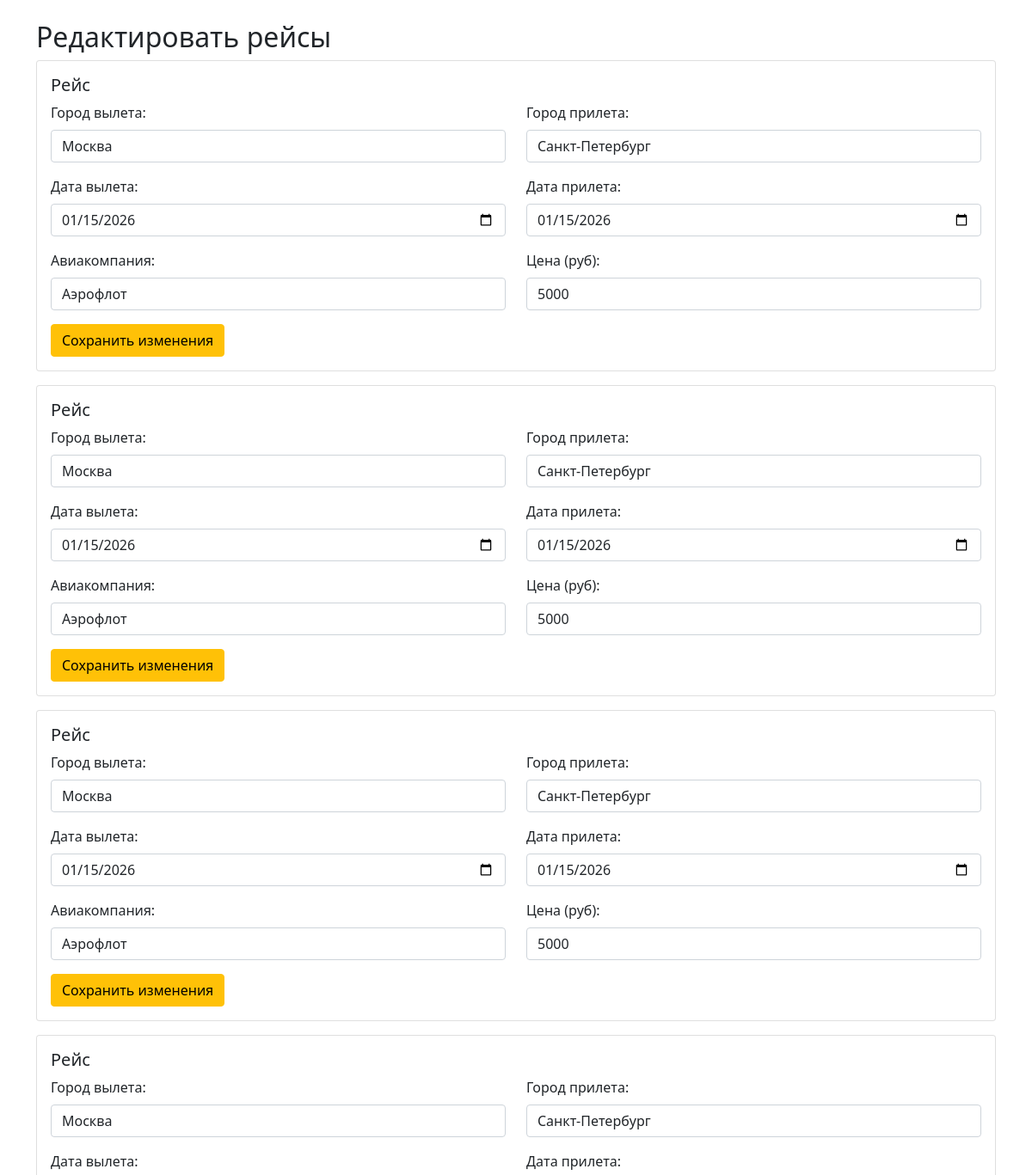
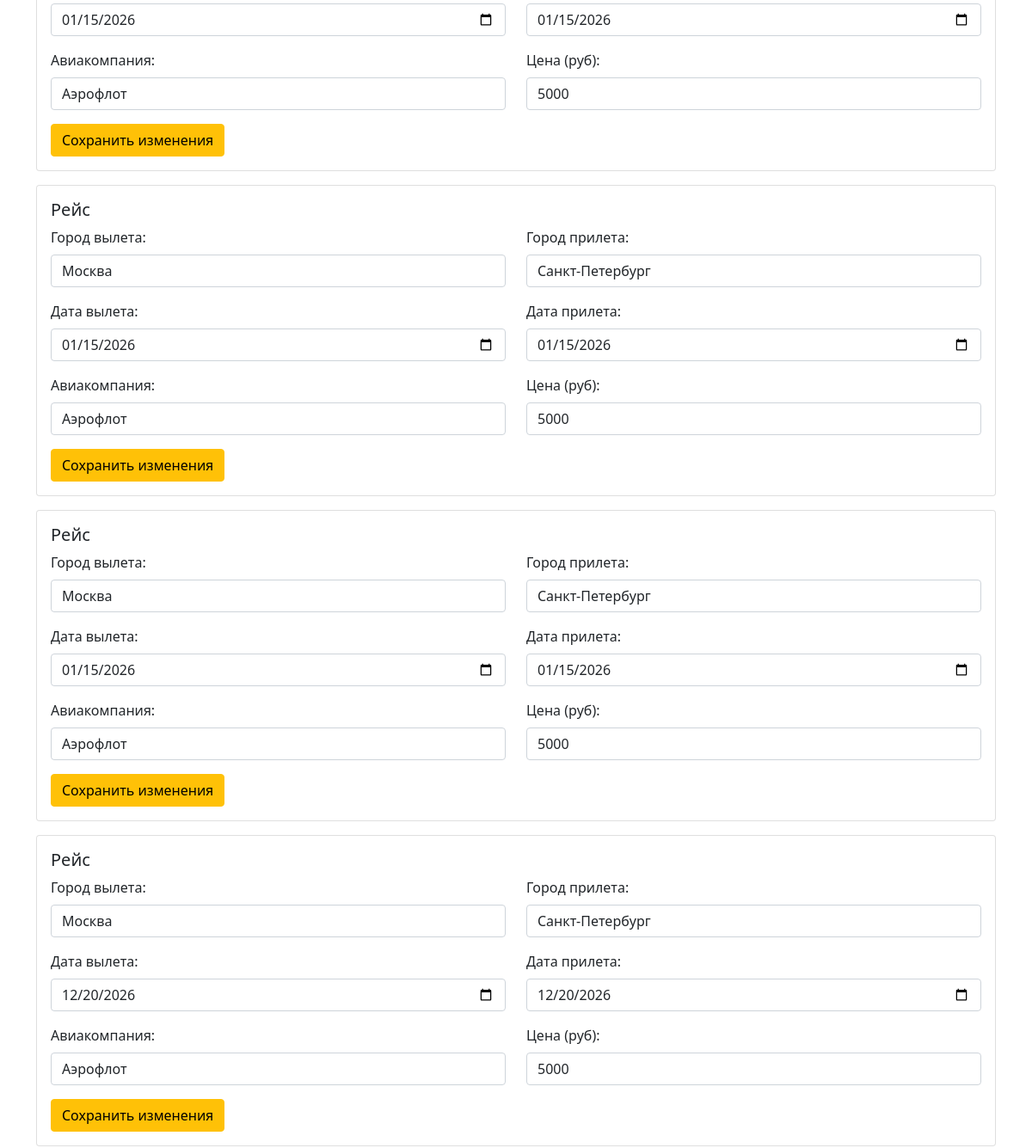
Page /edit_flights (upper part) on the earlier database version (2 pictures, top to bottom).
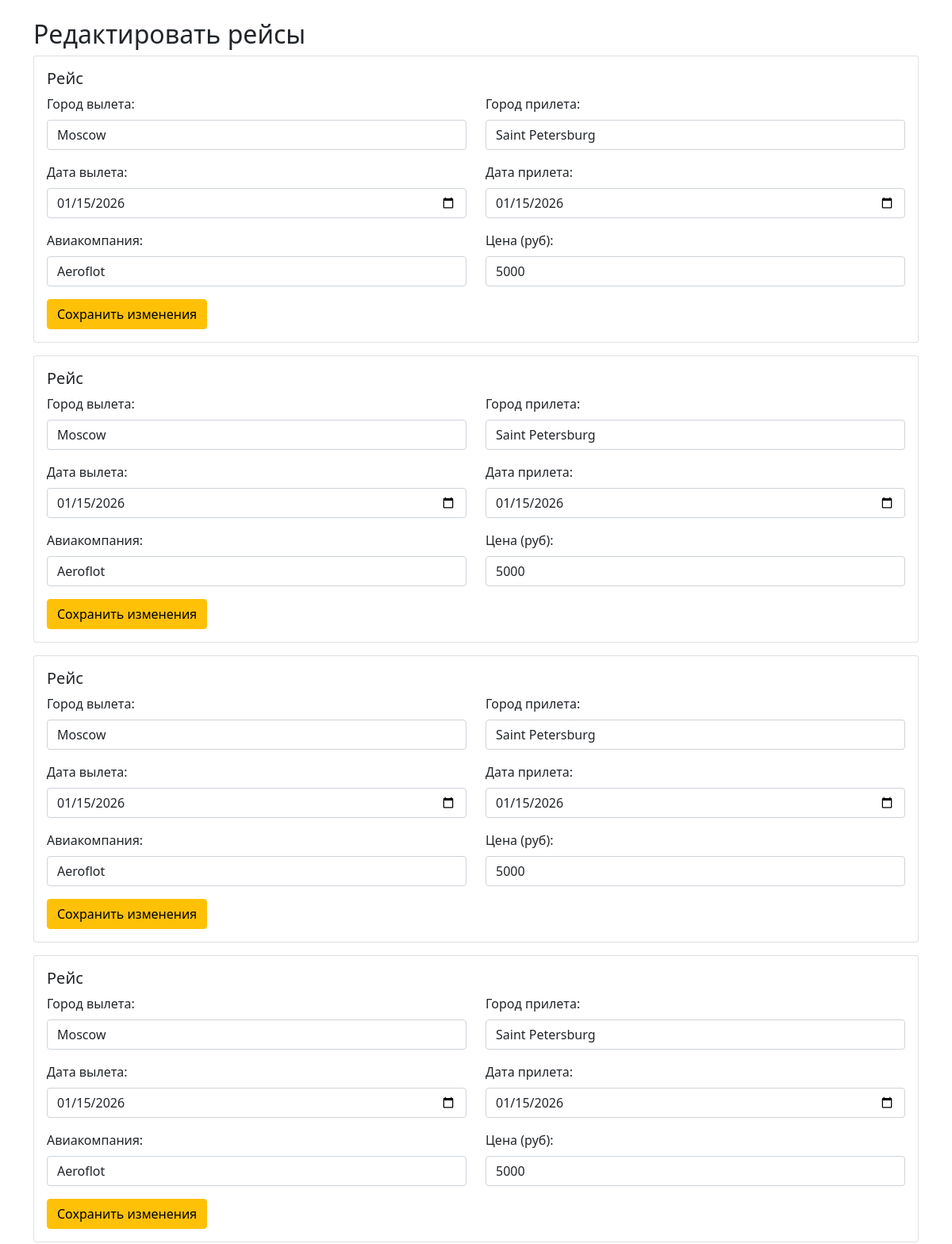
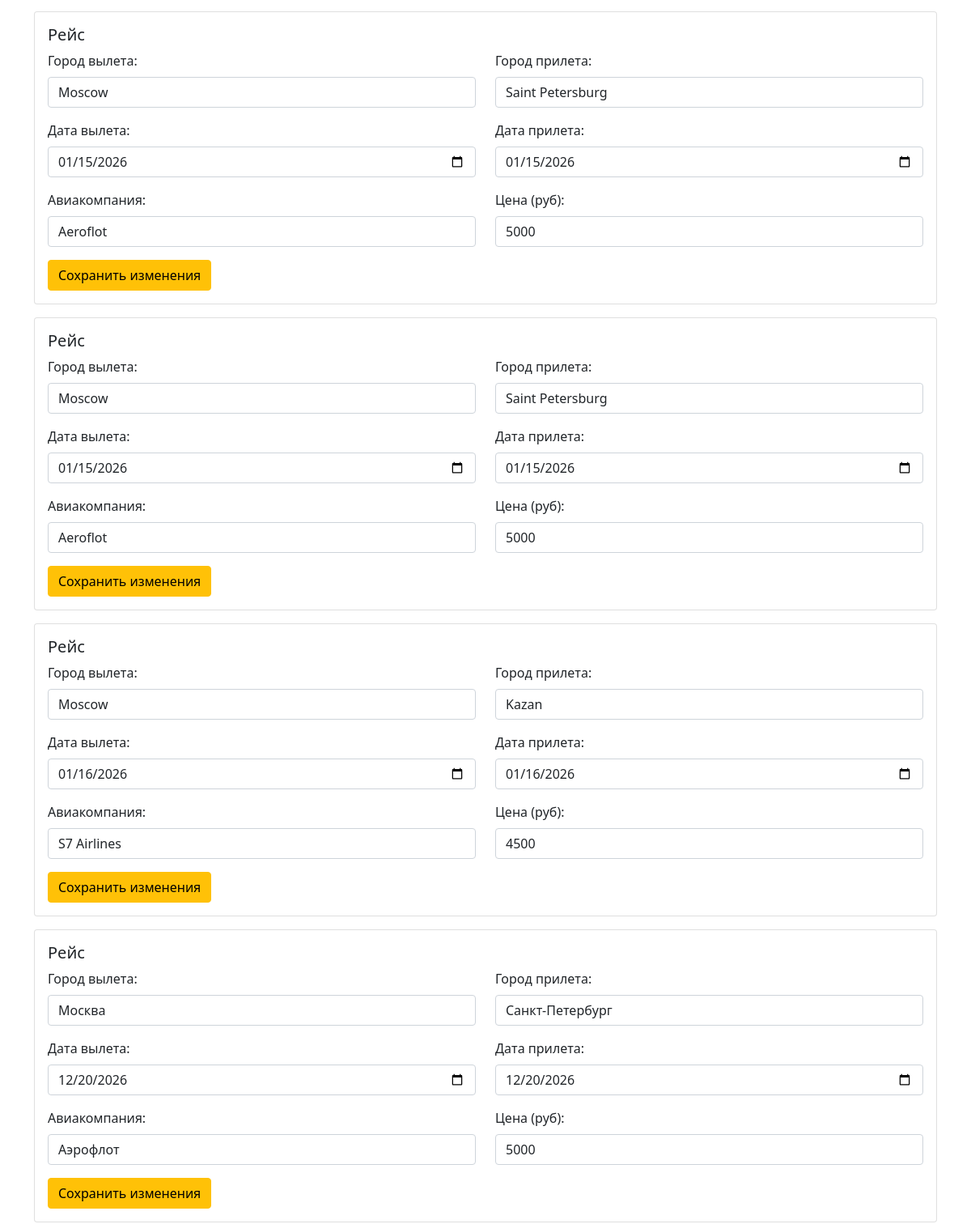
Same page on the later database version (2 pictures, top to bottom).
### tables this page shows
CREATE TABLE flights (
                id INTEGER PRIMARY KEY AUTOINCREMENT,
                departure_city TEXT,    
                arrival_city TEXT,       
                departure_date TEXT,
                arrival_date TEXT,    
                company TEXT,
                price INTEGER
            );

### app.py (the view)
@app.route('/edit_flights', methods=['GET'])
def edit_flights_page():
    return controller_edit_flights()

### app.py (called while the page is built)
@app.before_request
def auto_login():
    if 'user_id' not in session:
        conn = get_db_connection()
        cursor = conn.cursor()
        cursor.execute("SELECT id, fio FROM users WHERE email = 'admin@mail.ru'")
        admin = cursor.fetchone()
        conn.close()
        if admin:
            session['user_id'] = admin['id']
            session['fio'] = admin['fio']
            logger.debug(f"Auto login for user {admin['fio']}")

### controllers.py (called while the page is built)
def get_flights_page(page=0, per_page=10):
    conn = get_db_connection()
    cursor = conn.cursor()
    offset = page * per_page
    cursor.execute('SELECT * FROM flights ORDER BY departure_date, departure_city LIMIT ? OFFSET ?',
                   (per_page, offset))
    flights = cursor.fetchall()
    cursor.execute('SELECT COUNT(*) as total FROM flights')
    total_flights = cursor.fetchone()['total']
    total_pages = (total_flights + per_page - 1) // per_page
    conn.close()
    return flights, total_pages

### createdb.py (called while the page is built)
def get_db_connection():
    conn = sqlite3.connect("database.db")
    conn.row_factory = sqlite3.Row
    return conn

### templates/edit_flights.html (shortened to what this page needs)
<!DOCTYPE html>
<html lang="ru">
<head>
    <link href="https://cdn.jsdelivr.net/npm/bootstrap@5.1.3/dist/css/bootstrap.min.css" rel="stylesheet">
</head>
<body>
    <div class="container mt-4">
        <h2>Редактировать рейсы</h2>
        {% for flight in flights %}
        <form method="POST" action="{{ url_for('edit_flights_process') }}">
            <div class="card mb-3">
                <div class="card-body">
                    <h5 class="card-title">Рейс</h5>
                    <div class="row">
                        <div class="col-md-6">
                            <div class="mb-3">
                                <label class="form-label">Город вылета:</label>
                                <input type="text" name="departure_city" value="{{ flight.departure_city }}" class="form-control" required>
                            </div>
                        </div>
                        <div class="col-md-6">
                            <div class="mb-3">
                                <label class="form-label">Город прилета:</label>
                                <input type="text" name="arrival_city" value="{{ flight.arrival_city }}" class="form-control" required>
                            </div>
                        </div>
                    </div>
                    <div class="row">
                        <div class="col-md-6">
                            <div class="mb-3">
                                <label class="form-label">Дата вылета:</label>
                                <input type="date" name="departure_date" value="{{ flight.departure_date }}" class="form-control" required>
                            </div>
                        </div>
                        <div class="col-md-6">
                            <div class="mb-3">
                                <label class="form-label">Дата прилета:</label>
                                <input type="date" name="arrival_date" value="{{ flight.arrival_date }}" class="form-control" required>
                            </div>
                        </div>
                    </div>
                    <div class="row">
                        <div class="col-md-6">
                            <div class="mb-3">
                                <label class="form-label">Авиакомпания:</label>
                                <input type="text" name="company" value="{{ flight.company }}" class="form-control" required>
                            </div>
                        </div>
                        <div class="col-md-6">
                            <div class="mb-3">
                                <label class="form-label">Цена (руб):</label>
                                <input type="number" name="price" value="{{ flight.price }}" class="form-control" required min="1" max="1000000">
                            </div>
                        </div>
                    </div>
                    <button type="submit" class="btn btn-warning">Сохранить изменения</button>
                </div>
            </div>
        </form>
        {% endfor %}
    </div>
</body>
</html>

Differences in the rows shown:
removed flights: departure_city "Москва", arrival_city "Санкт-Петербург", departure_date "01/15/2026", arrival_date "01/15/2026", company "Аэрофлот", price "5000"
changed flights (number 1 of 8 on the later page): departure_city "Москва" → "Moscow"; arrival_city "Санкт-Петербург" → "Saint Petersburg"; company "Аэрофлот" → "Aeroflot"
changed flights (number 2 of 8 on the later page): departure_city "Москва" → "Moscow"; arrival_city "Санкт-Петербург" → "Saint Petersburg"; company "Аэрофлот" → "Aeroflot"
added flights: departure_city "Moscow", arrival_city "Saint Petersburg", departure_date "01/15/2026", arrival_date "01/15/2026", company "Aeroflot", price "5000"
changed flights (number 4 of 8 on the later page): departure_city "Москва" → "Moscow"; arrival_city "Санкт-Петербург" → "Saint Petersburg"; company "Аэрофлот" → "Aeroflot"
changed flights (number 5 of 8 on the later page): departure_city "Москва" → "Moscow"; arrival_city "Санкт-Петербург" → "Saint Petersburg"; company "Аэрофлот" → "Aeroflot"
changed flights (number 6 of 8 on the later page): departure_city "Москва" → "Moscow"; arrival_city "Санкт-Петербург" → "Saint Petersburg"; company "Аэрофлот" → "Aeroflot"
added flights: departure_city "Moscow", arrival_city "Kazan", departure_date "01/16/2026", arrival_date "01/16/2026", company "S7 Airlines", price "4500"
